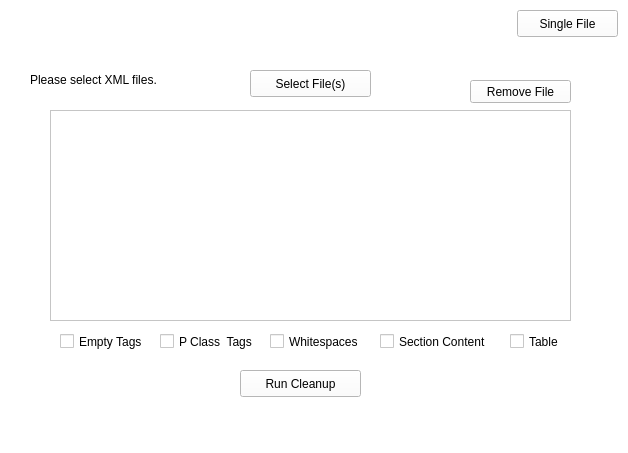
<?xml version="1.0" encoding="UTF-8"?>
<ui version="4.0">
 <class>MainWindow</class>
 <widget class="QMainWindow" name="MainWindow">
  <property name="geometry">
   <rect>
    <x>0</x>
    <y>0</y>
    <width>628</width>
    <height>453</height>
   </rect>
  </property>
  <property name="font">
   <font>
    <family>Mongolian Baiti</family>
    <weight>75</weight>
    <bold>true</bold>
    <kerning>false</kerning>
   </font>
  </property>
  <property name="windowTitle">
   <string>MainWindow</string>
  </property>
  <property name="autoFillBackground">
   <bool>false</bool>
  </property>
  <property name="styleSheet">
   <string notr="true">background-color:white;</string>
  </property>
  <property name="animated">
   <bool>true</bool>
  </property>
  <widget class="QWidget" name="centralwidget">
   <widget class="QLabel" name="label">
    <property name="geometry">
     <rect>
      <x>30</x>
      <y>70</y>
      <width>171</width>
      <height>19</height>
     </rect>
    </property>
    <property name="text">
     <string>Please select XML files.</string>
    </property>
   </widget>
   <widget class="QCheckBox" name="cbET">
    <property name="geometry">
     <rect>
      <x>60</x>
      <y>330</y>
      <width>101</width>
      <height>23</height>
     </rect>
    </property>
    <property name="text">
     <string>Empty Tags</string>
    </property>
   </widget>
   <widget class="QCheckBox" name="cbPC">
    <property name="geometry">
     <rect>
      <x>160</x>
      <y>330</y>
      <width>111</width>
      <height>23</height>
     </rect>
    </property>
    <property name="text">
     <string>P Class  Tags</string>
    </property>
   </widget>
   <widget class="QCheckBox" name="cbWS">
    <property name="geometry">
     <rect>
      <x>270</x>
      <y>330</y>
      <width>101</width>
      <height>23</height>
     </rect>
    </property>
    <property name="text">
     <string>Whitespaces</string>
    </property>
   </widget>
   <widget class="QCheckBox" name="cbSC">
    <property name="geometry">
     <rect>
      <x>380</x>
      <y>330</y>
      <width>121</width>
      <height>23</height>
     </rect>
    </property>
    <property name="text">
     <string>Section Content</string>
    </property>
   </widget>
   <widget class="QPushButton" name="pbSelect">
    <property name="geometry">
     <rect>
      <x>250</x>
      <y>70</y>
      <width>121</width>
      <height>27</height>
     </rect>
    </property>
    <property name="text">
     <string>Select File(s)</string>
    </property>
   </widget>
   <widget class="QPushButton" name="pbRun">
    <property name="geometry">
     <rect>
      <x>240</x>
      <y>370</y>
      <width>121</width>
      <height>27</height>
     </rect>
    </property>
    <property name="text">
     <string>Run Cleanup</string>
    </property>
   </widget>
   <widget class="QListWidget" name="listWidget">
    <property name="geometry">
     <rect>
      <x>50</x>
      <y>110</y>
      <width>521</width>
      <height>211</height>
     </rect>
    </property>
   </widget>
   <widget class="QPushButton" name="pbSingle">
    <property name="geometry">
     <rect>
      <x>517</x>
      <y>10</y>
      <width>101</width>
      <height>27</height>
     </rect>
    </property>
    <property name="text">
     <string>Single File</string>
    </property>
   </widget>
   <widget class="QCheckBox" name="cbTable">
    <property name="geometry">
     <rect>
      <x>510</x>
      <y>330</y>
      <width>61</width>
      <height>23</height>
     </rect>
    </property>
    <property name="text">
     <string>Table</string>
    </property>
   </widget>
   <widget class="QPushButton" name="pbRemove">
    <property name="geometry">
     <rect>
      <x>470</x>
      <y>80</y>
      <width>101</width>
      <height>23</height>
     </rect>
    </property>
    <property name="text">
     <string>Remove File</string>
    </property>
   </widget>
   <widget class="QLabel" name="label_2">
    <property name="geometry">
     <rect>
      <x>150</x>
      <y>0</y>
      <width>301</width>
      <height>61</height>
     </rect>
    </property>
    <property name="text">
     <string/>
    </property>
    <property name="pixmap">
     <pixmap>MicrosoftTeams-image (8).png</pixmap>
    </property>
    <property name="scaledContents">
     <bool>true</bool>
    </property>
   </widget>
   <zorder>pbSingle</zorder>
   <zorder>label</zorder>
   <zorder>cbET</zorder>
   <zorder>cbPC</zorder>
   <zorder>cbWS</zorder>
   <zorder>cbSC</zorder>
   <zorder>pbSelect</zorder>
   <zorder>pbRun</zorder>
   <zorder>listWidget</zorder>
   <zorder>cbTable</zorder>
   <zorder>pbRemove</zorder>
   <zorder>label_2</zorder>
  </widget>
  <widget class="QMenuBar" name="menubar">
   <property name="geometry">
    <rect>
     <x>0</x>
     <y>0</y>
     <width>628</width>
     <height>22</height>
    </rect>
   </property>
  </widget>
  <widget class="QStatusBar" name="statusbar"/>
 </widget>
 <resources/>
 <connections/>
</ui>
